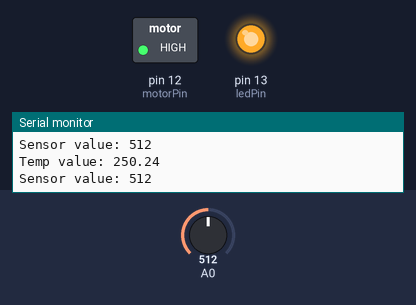
Bench run of a sketch on a simulated Arduino Uno, built with avr-gcc and run on an emulated ATmega328P. Parts: switched loads named in the sketch (green lamp = pin HIGH), output pins drawn as LEDs (lit = HIGH), the last lines printed to the serial monitor. The inputs (shaded band) are chosen by the test bench; at power-on: A0 = 512.

Above: at 4.8 s.
4.9 s: A0 set to 55
13.2 s: A0 set to 46
At 21.0 s:
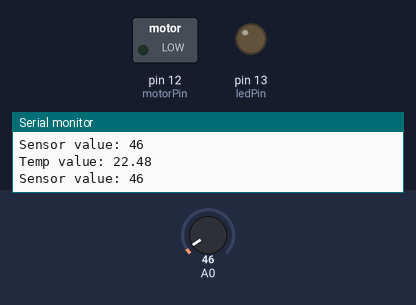
21.5 s: A0 set to 12
29.2 s: A0 set to 9
At 36.4 s:
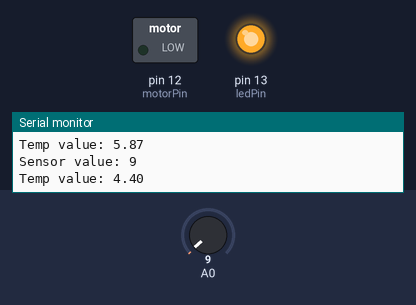
38.0 s: A0 set to 35
43.0 s: A0 set to 0
At 51.6 s:
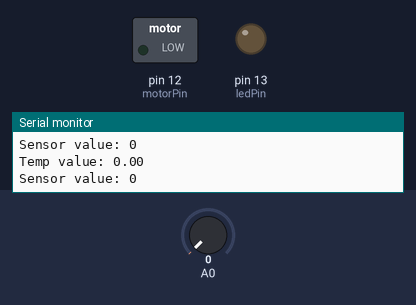
Timing chart, 0 to 53.0 s (numbered marks = the images above; inputs shaded):
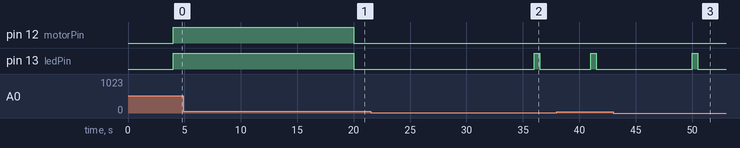

Measured:
- the behaviour switches between 52 and 51 on A0 (found by bisection; images 0 and 1)
- the behaviour switches between 11 and 10 on A0 (found by bisection; images 1 and 2)
- after the input at 13.2 s, pin 12 (motorPin), pin 13 (ledPin): HIGH → LOW after 6.8 s
- after the input at 29.2 s, pin 13 (ledPin): LOW → HIGH after 6.8 s, → LOW 0.50 s later
- after the input at 43.0 s, pin 13 (ledPin): LOW → HIGH after 7.0 s, → LOW 0.50 s later

The sketch:

sensor.ino
```cpp
float temp;
int sensorValue;


const int ledPin = 13;
const int motorPin = 12;

void setup() {
  pinMode(ledPin, OUTPUT);
  pinMode(motorPin, OUTPUT);
  Serial.begin(9600);
  Serial.println("###Temperature monitor###");
}

void loop() {
  sensorValue = analogRead(A0);
  Serial.print("Sensor value: ");
  Serial.println(sensorValue);
  delay(2000);


  temp = sensorValue * (5.0 / 1023.0) * 100.0;
  Serial.print("Temp value: ");
  Serial.println(temp);
  delay(2000);


  if (temp < 5) {
    digitalWrite(ledPin, HIGH);
    delay(500);
    digitalWrite(ledPin, LOW);
    delay(500);
  }

  else if (temp >= 6 && temp <= 25) {
    digitalWrite(ledPin, LOW);
    digitalWrite(motorPin, LOW);
  }

  else if (temp > 25) {
    digitalWrite(ledPin, HIGH);
    digitalWrite(motorPin, HIGH);
  }
  }
```
